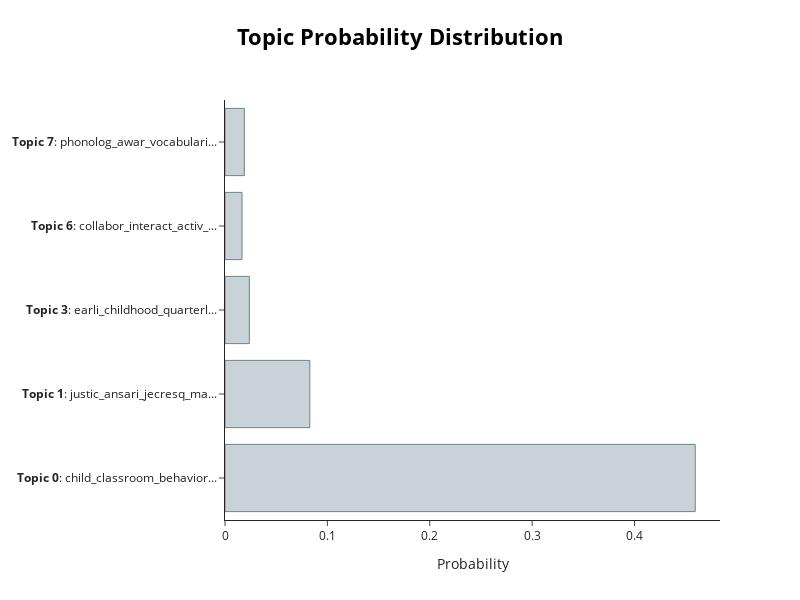

This figure's notebook cell:
### Markdown cell above
We can also see the topic distribution per document = the probability that the text belongs to each topic (if a topic is not included in the graph, the probability is 0). Eg, the topic distribution for the sixth document:(!python starts counting at 0, so 6th =5)

### Code cell
topic_model.visualize_distribution(probabilities[17])

### Figure 1 — Plotly figure (JSON) as saved in the notebook; plotly's stock layout.template omitted (floating-point values rounded to 4 significant figures)
{"data": [{"marker": {"color": "#C8D2D7", "line": {"color": "#6E8484", "width": 1}}, "orientation": "h", "type": "bar", "x": [0.4594, 0.08285, 0.0238, 0.01663, 0.01889], "y": ["<b>Topic 0</b>: child_classroom_behavior...", "<b>Topic 1</b>: justic_ansari_jecresq_ma...", "<b>Topic 3</b>: earli_childhood_quarterl...", "<b>Topic 6</b>: collabor_interact_activ_...", "<b>Topic 7</b>: phonolog_awar_vocabulari..."]}], "layout": {"height": 600, "hoverlabel": {"bgcolor": "white", "font": {"family": "Rockwell", "size": 16}}, "title": {"font": {"color": "Black", "size": 22}, "text": "<b>Topic Probability Distribution</b>", "x": 0.5, "xanchor": "center", "y": 0.95, "yanchor": "top"}, "width": 800, "xaxis": {"title": {"text": "Probability"}}}}
